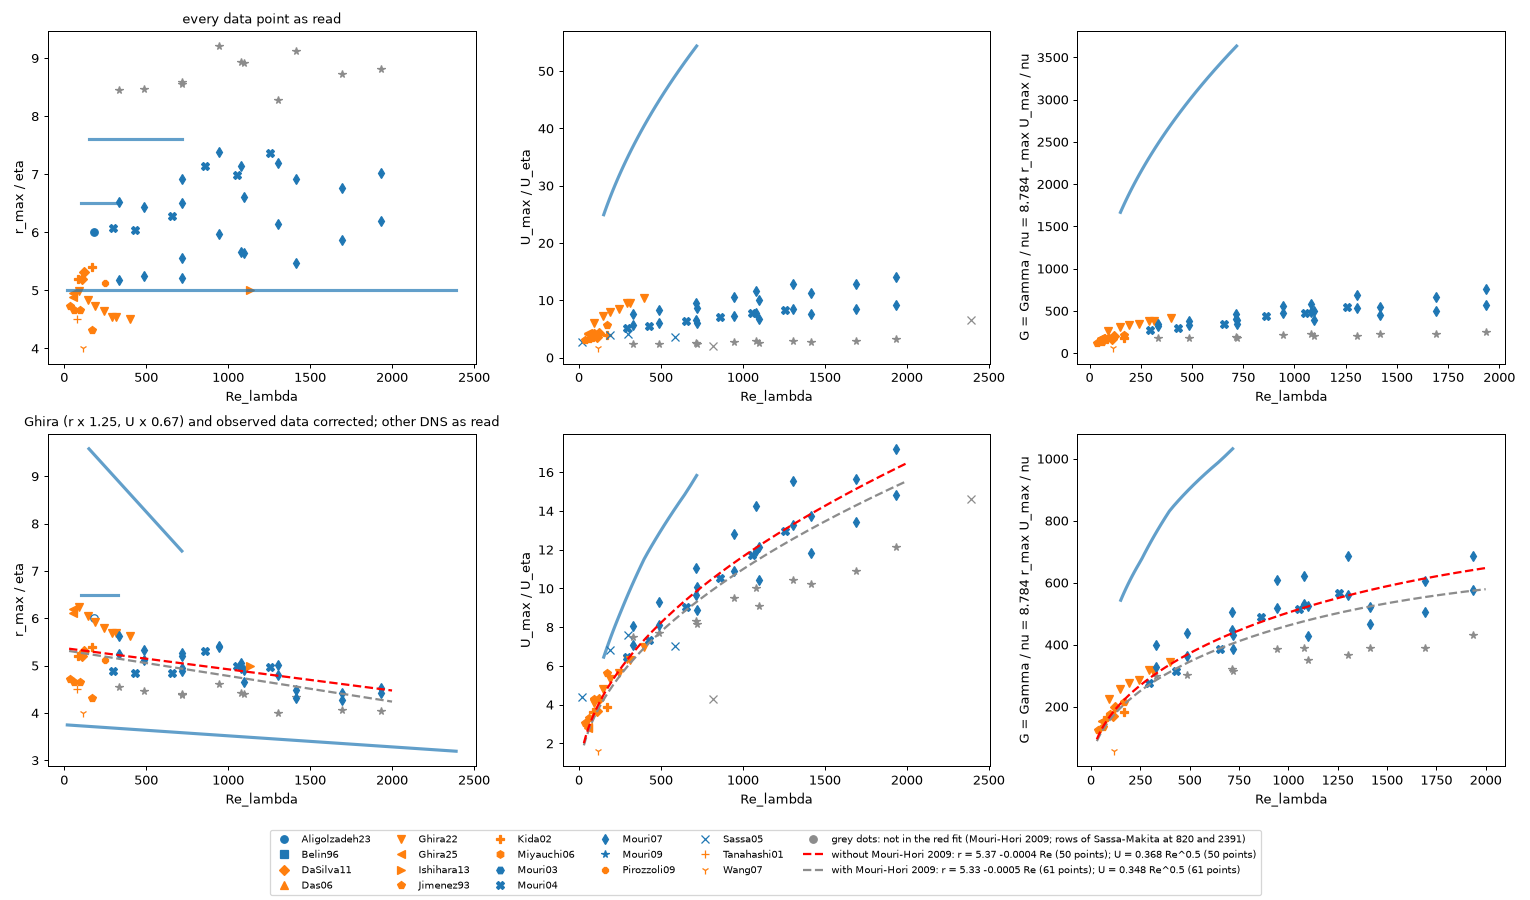

The Python source for this figure:
"""data_corrected_plot.py  v01  The tube data of the page as read, and with the model's multipliers applied to the observed (probe) data: r_max / eta, U_max / U_eta and G = Gamma / nu against Re_lambda.
Rows      top: every data point as read (fittingtool/data/tubes.csv, raw values); bottom: the DNS rows as read and the observed rows corrected with the multipliers of the Belin-fit tubes (belin_correctors*.json).
Columns   r_max / eta, U_max / U_eta, G = 8.784 r_max U_max / nu (from the two values of a row; a row without a swirl but with a listed Gamma / nu, Jimenez et al., shows the listed value; otherwise no G, see data_G_derivation.csv).
Multipliers (corrected = m x printed value; interpolated linearly in log Re_lambda, constant outside the Re_lambda range of the runs, 100-2000)
          Belin 1996: r of Belin's wire and U by his published rule (shape match, belin_correctors.json); his U is not a row of the table: it is derived from his Fig. 6, U_max / U_eta = 1.585 exp(mu) Re_lambda^(1/2) / r_max with the median exp(mu) of the lognormal fit of x and r_max = 7.608 eta of the table row;  Mouri et al. 2007 (0.1% and 1% classes, the class of a row is the one with the smaller r at the same Re_lambda: 0.1%) and 2004 (1% class): the Mouri class multipliers;
          Mouri and Hori 2009: all-tube average at 0.33 sigma (belin_correctors_all.json);  Sassa and Makita 2005: C = 2.5 (belin_correctors_sassa.json; below Re_lambda 100 the value at 100).
          Ghira et al. 2022 and 2025: radius x 1.25 and swirl x 0.67 (section 9a, from the all-tube population of Pirozzoli 2012).
          Not corrected (no multiplier yet): Mouri 2003 (a range only), Aligolzadeh 2023, the wall flows and the other DNS rows.
Usage     python data_corrected_plot.py     writes data_corrected_plot.png and data_G_derivation.csv
Versions  M01 m01.v20 (2026-11-16): writes data_corrected_dots.csv (the dots with the values the fits use) for fittingtool/modelselect.py.
          M01 m01.v19 (2026-11-16): data_corrected_fits.json also holds the statistics of the values fitted (min, max, mean, b, weight ratio) and the best model by s.
          M01 m01.v18 (2026-11-16): the relative term of the SOS carries the factor b = |(mean^2/max^2 - 1)/(mean^2/min^2 - 1)| of the values fitted (balance()).
          M01 m01.v17 (2026-11-16): SOS = sqrt(S / (N - p)), S = sum((1 - calc/exp)^2) + sum((calc - exp)^2) / mean(exp)^2 (one square root, N - p for p fitted parameters).
          M01 m01.v16 (2026-11-16): SOS per point and dimensionless: sqrt(sum((calc/exp-1)^2)/(N-1)) + sqrt(sum((calc-exp)^2)/(N-1))/mean(exp).
          M01 m01.v15 (2026-11-16): the Sassa and Makita row at Re_lambda 820 (shear flow) is also left out of the fit and grey.
          M01 m01.v14 (2026-11-16): the dots that the red fit leaves out (Mouri and Hori 2009, the last row of Sassa and Makita) are grey.
          M01 m01.v13 (2026-11-16): every source has its own marker (18).
          M01 m01.v12 (2026-11-16): colour = experiment (blue) or DNS (orange); the marker identifies the source.
          M01 m01.v11 (2026-11-16): the dots of Mouri and Hori 2009 are grey.
          M01 m01.v10 (2026-11-16): dashed red: the straight line of r and U = a Re^0.5 fitted without Mouri and Hori 2009; dashed grey: the same with it.
          M01 m01.v09 (2026-11-16): Mouri and Hori 2009 at k = 0.33 sigma.
          M01 m01.v08 (2026-11-16): the solid red lines are removed; the dashed U line is the exponent 0.5 again (1/3 in the first v08 run).
          M01 m01.v07 (2026-11-16): Wang et al. (2007) is in the fit again; the last row of Sassa and Makita (2005), Re_lambda 2391, is out.
          M01 m01.v06 (2026-11-16): Mouri and Hori 2009 at k = 0.33 sigma; the fits minimise SOS = sqrt(sum((calc/exp - 1)^2)) + sqrt(sum((calc - exp)^2) / mean(exp)), every point with the same weight (fit_trends, domain='sos').
          M01 m01.v05 (2026-11-16): Mouri and Hori 2009 at k = 0.2 sigma (0.5 in v04, 0.3 in v05); the main fit excludes the one Wang et al. (2007) row; linear-domain fits (fit_trends, domain='linear').
          M01 m01.v04 (2026-11-15): trends of r and U fitted to the dots of the bottom row (fit_trends) and drawn in red; data_corrected_fits.json.
          M01 m01.v03 (2026-11-15): linear axes (Re_lambda and G).
          M01 m01.v02 (2026-11-15): Ghira et al. (2022, 2025) corrected with radius x 1.25 and swirl x 0.67 in the bottom row.
          M01 m01.v01 (2026-11-14): first version.
"""
import csv
import json
import math
import os
import sys

import matplotlib
matplotlib.use("Agg")
import matplotlib.pyplot as plt
import numpy as np

HERE = os.path.dirname(os.path.abspath(__file__))
sys.path.insert(0, os.path.join(os.path.dirname(HERE), "fittingtool"))
import fitdata                        # noqa: E402
sys.path.insert(0, HERE)
import belin_gamma_pdf as bg          # noqa: E402

DATA = os.path.join(os.path.dirname(HERE), "fittingtool", "data", "tubes.csv")
G0 = fitdata.G0


def load(name):
    with open(os.path.join(HERE, name), encoding="utf-8") as f:
        return json.load(f)


class Table:
    """Multiplier against Re_lambda from a list of (Re_lambda, value), linear in log Re_lambda, constant outside."""

    def __init__(self, points):
        pts = sorted(points)
        self.x = np.log([p[0] for p in pts])
        self.y = np.array([p[1] for p in pts])

    def __call__(self, re):
        return float(np.interp(math.log(re), self.x, self.y))


def tables():
    c = load("belin_correctors.json")
    a = load("belin_correctors_all.json")
    s = load("belin_correctors_sassa.json")
    t = {}
    for name in ("Mouri 1%", "Mouri 0.1%"):
        t[name] = (Table([(r["Re_lambda"], r["r"][name]["shape"]) for r in c]), Table([(r["Re_lambda"], r["U"][name]["shape"]) for r in c]))
    t["Belin"] = (Table([(r["Re_lambda"], r["r"]["Belin's wire"]["shape"]) for r in c]), Table([(r["Re_lambda"], r["U"]["Belin's wire, published rule dS/(2 x 0.14)"]["shape"]) for r in c]))
    t["Mouri09"] = (Table([(r["Re_lambda"], r["k=0.33"]["m_r"]) for r in a]), Table([(r["Re_lambda"], r["k=0.33"]["m_U"]) for r in a]))
    t["Ghira"] = (Table([(100, 1.25), (2000, 1.25)]), Table([(100, 0.67), (2000, 0.67)]))                              # the 1%-volume DNS to the whole population (section 9a): radius x 1.25, swirl x 0.67
    t["Sassa05"] = (Table([(r["Re_lambda"], r["C=2.5"]["m_r"]) for r in s]), Table([(r["Re_lambda"], r["C=2.5"]["m_U"]) for r in s]))
    return t


OUTLIER_IDS = (41, 67)                                                              # Sassa and Makita (2005): the shear flow at Re_lambda 820 (id 41) and the last row, Re_lambda 2391 (id 67)


def balance(exp):
    """The factor b of the relative term of the SOS: |b| = |(mean^2/max^2 - 1) / (mean^2/min^2 - 1)| of the values fitted. It follows from asking that the deviation of the weight 1/exp^2 from its value at the mean, 1/mean^2, is b times as large at the smallest value as at the largest one (points evenly spread through the decades); the sign of b is dropped (b itself is negative)."""
    m = float(np.mean(exp))
    return abs((m * m / float(np.max(exp)) ** 2 - 1.0) / (m * m / float(np.min(exp)) ** 2 - 1.0))


def sos(calc, exp, p=1):
    """The standard error of a fit, from the corrected sum of relative error  S = b sum((1 - calc/exp)^2) + sum((calc - exp)^2) / mean(exp)^2:  sqrt(S / (N - p)), p the number of fitted parameters, b = balance(exp).
    The weight of a squared misfit (calc - exp)^2 is b/exp^2 + 1/mean^2: the first part (relative error) counts the small values, the second (absolute error in units of the mean) every point equally, so that neither the small nor the large values dominate. Both terms are dimensionless."""
    return float(np.sqrt((balance(exp) * np.sum((1.0 - calc / exp) ** 2) + np.sum((calc - exp) ** 2) / np.mean(exp) ** 2) / (len(exp) - p)))


def write_dots(out, mult):
    """data_corrected_dots.csv: the dots of the bottom row of the figure (rows with a single Re_lambda) with the values the fits use (the corrected values of Ghira and of the observed rows, the other simulations as read), the multipliers applied,
    and for the all-tube average of Mouri and Hori the multipliers of the other thresholds (k = 0.25, 0.33, 0.5, 1).  Read by fittingtool/modelselect.py."""
    allk = load("belin_correctors_all.json")
    ks = ("0.25", "0.33", "0.5", "1")
    tabs = {k: (Table([(q["Re_lambda"], q["k=%s" % k]["m_r"]) for q in allk]), Table([(q["Re_lambda"], q["k=%s" % k]["m_U"]) for q in allk])) for k in ks}
    with open(os.path.join(HERE, "data_corrected_dots.csv"), "w", newline="", encoding="utf-8") as f:
        w = csv.writer(f)
        w.writerow(["id", "src", "reference", "group", "tube_set", "method", "re", "r_raw", "u_raw", "r", "u"] + ["m_r_k%s" % k for k in ks] + ["m_u_k%s" % k for k in ks])
        for d in out:
            if d["lo"] is None or d["lo"] != d["hi"]:
                continue
            corr = d["corrected"] and (not d["method"].startswith("DNS") or d["src"].startswith("Ghira"))
            r = (d["r_lo"] if corr else d["r_raw"]) if d["r_raw"] is not None else None
            u = (d["u_lo"] if corr else d["u_raw"]) if d["u_raw"] is not None else None
            alt = [[("%.5f" % tabs[k][i](d["lo"])) if d["src"] == "Mouri09" else "" for k in ks] for i in (0, 1)]
            w.writerow([d["id"], d["src"], d["reference"], d["group"], d["tube_set"], d["method"], d["lo"], "" if d["r_raw"] is None else d["r_raw"], "" if d["u_raw"] is None else d["u_raw"],
                        "" if r is None else "%.5f" % r, "" if u is None else "%.5f" % u] + alt[0] + alt[1])


def fit_trends(out, exclude=(), domain="sos", exclude_ids=()):
    """Trends of r_max/eta and U_max/U_eta with Re_lambda fitted to the dots of the bottom row (the values as plotted there: Ghira and the observed rows corrected, the other DNS as read); the lines (rows with a range of Re_lambda: Belin, Mouri 2003, the range of Sassa) are not used.
    Least squares in the LINEAR domain, SS = sum w (y - model)^2 (domain="log": of ln y, the version of m01.v04); each source has the same weight in each quantity (the weights 1/n of its points, scaled to sum to the number of points).
    r: a constant, a power law or a straight line;  U: a power law with a free exponent, the exponents 1/3 and 1/2, and a straight line.  rms_pct = 100 sqrt(SS/n) / mean(y) (linear); rms_log_pct = 100 sqrt(mean w ln(y/model)^2).  The best of the constant and power laws is chosen by AICc."""
    from scipy.optimize import least_squares, minimize
    pts = {"r": [], "U": []}
    for d in out:
        if d["lo"] is None or d["lo"] != d["hi"] or d["src"] in exclude or d["id"] in exclude_ids:
            continue
        corr = d["corrected"] and (not d["method"].startswith("DNS") or d["src"].startswith("Ghira"))
        for key, raw, lo in (("r", d["r_raw"], d.get("r_lo")), ("U", d["u_raw"], d.get("u_lo"))):
            v = (lo if corr else raw)
            if v is not None and v > 0:
                pts[key].append((d["lo"], v, d["src"]))
    shapes = {"constant": (lambda q, re: q[0] + 0 * re, 1), "power": (lambda q, re: q[0] * re ** q[1], 2), "straight line": (lambda q, re: q[0] + q[1] * re, 2),
              "power, exponent 1/3": (lambda q, re: q[0] * re ** (1 / 3), 1), "power, exponent 1/2": (lambda q, re: q[0] * re ** 0.5, 1)}
    fits = {}
    for key, names in (("r", ("constant", "power", "straight line")), ("U", ("power", "power, exponent 1/3", "power, exponent 1/2", "straight line"))):
        data = pts[key]
        re, y, src = np.array([p[0] for p in data]), np.array([p[1] for p in data]), [p[2] for p in data]
        w = np.array([1.0 / src.count(s) for s in src])
        w *= len(w) / w.sum()
        if domain == "sos":
            w = np.ones(len(y))                                                      # every point has the same weight
        n = len(y)
        res = {}
        for name in names:
            f, k = shapes[name]
            q0 = [float(np.mean(y)), 0.0] if name in ("power", "straight line") else [float(np.mean(y))]
            if name == "power":
                q0 = [float(np.mean(y)), 0.3]
            elif name == "straight line":
                q0 = [float(np.mean(y)), 0.0]
            if domain == "linear":
                fun = lambda q: np.sqrt(w) * (y - f(q, re))
            else:
                fun = lambda q: np.sqrt(w) * (np.log(y) - np.log(np.maximum(f(q, re), 1e-9)))
            starts = [q0] if name != "power" else [[float(np.mean(y)) / float(np.mean(re)) ** b0, b0] for b0 in (-0.2, 0.0, 0.2, 0.4, 0.6)]
            q = min((least_squares(fun, st) for st in starts), key=lambda r_: r_.cost).x
            if domain == "sos":                                                       # SOS (function sos), minimised from the linear least-squares solution
                S = lambda qq: sos(f(qq, re), y)
                q = least_squares(lambda qq: np.sqrt(w) * (y - f(qq, re)), q).x
                q = minimize(S, q, method="Nelder-Mead", options=dict(xatol=1e-9, fatol=1e-12, maxiter=20000, maxfev=20000)).x
            model = f(q, re)
            rss = sos(model, y, k) ** 2 if domain == "sos" else (float(np.sum(w * (y - model) ** 2)) if domain == "linear" else float(np.sum(w * (np.log(y) - np.log(model)) ** 2)))
            aic = n * math.log(rss / n) + 2 * k + 2 * k * (k + 1) / max(n - k - 1, 1)
            e = (float(q[0]), float(q[1]) if k == 2 else {"constant": 0.0, "power, exponent 1/3": 1 / 3, "power, exponent 1/2": 0.5}[name])
            res[name] = dict(a=e[0], b=e[1], k=k, rms_pct=100 * math.sqrt(float(np.sum(w * (y - model) ** 2)) / n) / float(np.mean(y)), rms_log_pct=100 * math.sqrt(float(np.sum(w * (np.log(y) - np.log(model)) ** 2)) / n), aicc=aic, aicc_domain=domain, rss=rss, line=name == "straight line")
        best = min((m for m in res if not res[m].get("line")), key=lambda m: res[m]["aicc"])
        bm = res[best]
        resid = np.log(y) - np.log(shapes[best][0]([bm["a"], bm["b"]], re))
        by = {}
        for s in sorted(set(src)):
            sel = [i for i, qq in enumerate(src) if qq == s]
            by[s] = dict(n=len(sel), mean_ln=float(np.mean(resid[sel])), sd_ln=float(np.std(resid[sel])))
        b_ = balance(y)
        stats = dict(min=float(y.min()), max=float(y.max()), mean=float(y.mean()), b=b_, weight_ratio=(b_ / float(y.min()) ** 2 + 1 / float(y.mean()) ** 2) / (b_ / float(y.max()) ** 2 + 1 / float(y.mean()) ** 2))
        best_s = min(res, key=lambda m: res[m]["rss"] ** 0.5)                         # the model of the lowest s (any of the shapes, the straight line included)
        fits[key] = dict(n=n, n_sources=len(set(src)), models=res, best=best, best_by_s=best_s, stats=stats, by_source=by, re_range=[float(re.min()), float(re.max())], domain=domain)
    return fits


def main():
    rows = fitdata.load(DATA)
    mult = tables()
    pair = {}
    for x in rows:                                                                  # the class of a Mouri 2007 row: at one Re_lambda the smaller r is the 0.1% class
        if x["src"] == "Mouri07":
            pair.setdefault(x["re"], []).append(x)
    cls = {}
    for re, rs in pair.items():
        rs = sorted(rs, key=lambda x: x["r_raw"])
        cls[rs[0]["id"]], cls[rs[-1]["id"]] = "Mouri 0.1%", "Mouri 1%"
    out = []                                                                        # per row: raw r, u, corrected r, u, source of the multiplier
    for x in rows:
        key = {"Mouri07": cls.get(x["id"]), "Mouri04": "Mouri 1%", "Belin96": "Belin", "Mouri09": "Mouri09", "Sassa05": "Sassa05", "Ghira22": "Ghira", "Ghira25": "Ghira"}.get(x["src"])
        f = dict(r=lambda re: 1.0, u=lambda re: 1.0)
        if key:
            f = dict(r=mult[key][0], u=mult[key][1] if mult[key][1] else (lambda re: 1.0))
        lo, hi = x["re_lo"], x["re_hi"]
        mid = math.sqrt(lo * hi) if lo is not None else None
        d = dict(src=x["src"], tube_set=x["tube_set"], method=x["method"], lo=lo, hi=hi, r_raw=x["r_raw"], u_raw=x["u_raw"], gamma_listed=x["gamma_listed"], corrected=bool(key), key=key, id=x["id"], reference=x["reference"], group=x["group"])
        if lo is not None:
            d["r_lo"], d["r_hi"] = (None if x["r_raw"] is None else x["r_raw"] * f["r"](lo)), (None if x["r_raw"] is None else x["r_raw"] * f["r"](hi))
            d["u_lo"], d["u_hi"] = (None if x["u_raw"] is None else x["u_raw"] * f["u"](lo)), (None if x["u_raw"] is None else x["u_raw"] * f["u"](hi))
        out.append(d)
    mu, _, _ = bg.lognormal_fit()                                                    # Belin's Fig. 6: the lognormal of x = Re_f / Re_lambda^(1/2), median exp(mu)
    rb = [d for d in out if d["src"] == "Belin96"][0]["r_raw"]                        # Belin's r_max / eta of the table (7.608)
    rl = np.exp(np.linspace(math.log(151), math.log(718), 30))
    belin = dict(re=rl, r_raw=np.full(len(rl), rb), u_raw=1.585 * math.exp(mu) * np.sqrt(rl) / rb)    # U_max / U_eta = 1.585 x Re_lambda^(1/2) / r_max (Re_f = U_max R / nu, R = r_max / 1.585, nu = eta U_eta)
    belin["r_cor"] = belin["r_raw"] * np.array([mult["Belin"][0](x) for x in rl])
    belin["u_cor"] = belin["u_raw"] * np.array([mult["Belin"][1](x) for x in rl])
    sources = sorted({d["src"] for d in out})
    write_dots(out, mult)
    fits = fit_trends(out, exclude_ids=OUTLIER_IDS)                                 # all the dots but the last one of Sassa and Makita
    fits["without_Mouri09"] = fit_trends(out, exclude=("Mouri09",), exclude_ids=OUTLIER_IDS)
    fits["without_left_out"] = fit_trends(out, exclude=("Mouri03", "Mouri04", "Mouri07", "DaSilva11", "Sassa05", "Ishihara13"))      # the rows that the selection of the paper leaves out of the swirl fit
    cmap = plt.get_cmap("tab20")
    kind = {d["src"]: d["method"].startswith("DNS") for d in out}                    # colour: experiment (blue) or DNS (orange); the marker tells the source apart
    colour = {s: ("tab:orange" if kind[s] else "tab:blue") for s in sources}
    marks = ["o", "s", "D", "^", "v", "<", ">", "p", "P", "h", "H", "X", "d", "*", "8", "x", "+", "1"]   # 18 different markers: one for each source, no repeats
    assert len(marks) >= len(sources), "more sources than markers"
    marker = {s_: marks[n_] for n_, s_ in enumerate(sources)}
    observed = lambda d: not d["method"].startswith("DNS")
    fig, ax = plt.subplots(2, 3, figsize=(17, 10))
    for row in (0, 1):
        for d in out:
            if d["lo"] is None:
                continue
            show_corr = row == 1 and d["corrected"] and (observed(d) or d["src"].startswith("Ghira"))
            r_a, r_b = (d["r_lo"], d["r_hi"]) if show_corr else (d["r_raw"], d["r_raw"])
            u_a, u_b = (d["u_lo"], d["u_hi"]) if show_corr else (d["u_raw"], d["u_raw"])
            if row == 1 and observed(d) and not d["corrected"]:
                pass                                                              # observed, no multiplier yet: shown as read, open symbol
            g_a = G0 * r_a * u_a if r_a is not None and u_a is not None else None
            g_b = G0 * r_b * u_b if r_b is not None and u_b is not None else None
            if g_a is None and d["gamma_listed"] and r_a is not None and u_a is None:      # no swirl in the source: its listed Gamma / nu
                g_a = g_b = d["gamma_listed"]
            for col, (va, vb) in enumerate(((r_a, r_b), (u_a, u_b), (g_a, g_b))):
                if va is None:
                    continue
                a = ax[row, col]
                open_symbol = row == 1 and observed(d) and not d["corrected"]
                cc = "0.55" if (d["src"] == "Mouri09" or d["id"] in OUTLIER_IDS) else colour[d["src"]]      # grey: the dots that the red fit leaves out
                kw = dict(color=cc, marker=marker[d["src"]], ms=6, mfc="none" if open_symbol else cc, ls="")
                if d["lo"] == d["hi"]:
                    a.plot([d["lo"]], [va], **kw)
                else:
                    a.plot([d["lo"], d["hi"]], [va, vb], color=colour[d["src"]], lw=2.5, alpha=0.7)
    for row in (0, 1):
        r_b, u_b = (belin["r_raw"], belin["u_raw"]) if row == 0 else (belin["r_cor"], belin["u_cor"])
        ax[row, 1].plot(rl, u_b, color=colour["Belin96"], lw=2.5, alpha=0.7)
        ax[row, 2].plot(rl, G0 * r_b * u_b, color=colour["Belin96"], lw=2.5, alpha=0.7)
    re_line = np.exp(np.linspace(math.log(30), math.log(2000), 100)) if False else np.linspace(30, 2000, 200)
    lines = {}                                                                       # (straight line of r, U = a Re^0.5) of the fit with and without Mouri and Hori 2009
    for tag, f_ in (("with", fits), ("without", fits["without_Mouri09"])):
        fl_, fw_ = f_["r"]["models"]["straight line"], f_["U"]["models"]["power, exponent 1/2"]
        lines[tag] = (fl_, fw_, fl_["a"] + fl_["b"] * re_line, fw_["a"] * re_line ** 0.5, f_["r"]["n"], f_["U"]["n"])
    for tag, colr, z in (("with", "0.55", 4), ("without", "r", 5)):
        fl_, fw_, r_d, u_d = lines[tag][:4]
        ax[1, 0].plot(re_line, r_d, "--", color=colr, lw=1.8, zorder=z)
        ax[1, 1].plot(re_line, u_d, "--", color=colr, lw=1.8, zorder=z)
        ax[1, 2].plot(re_line, G0 * r_d * u_d, "--", color=colr, lw=1.8, zorder=z)
    for row in (0, 1):
        for col, label in enumerate(("r_max / eta", "U_max / U_eta", "G = Gamma / nu = 8.784 r_max U_max / nu")):
            a = ax[row, col]
            a.set_xlabel("Re_lambda")
            a.set_ylabel(label)
        ax[row, 0].set_title("every data point as read" if row == 0 else "Ghira (r x 1.25, U x 0.67) and observed data corrected; other DNS as read", fontsize=10)
    handles = [plt.Line2D([], [], color=colour[s], marker=marker[s], ls="", label=s) for s in sources]
    handles.append(plt.Line2D([], [], color="0.55", marker="o", ls="", label="grey dots: not in the red fit (Mouri-Hori 2009; rows of Sassa-Makita at 820 and 2391)"))
    for tag, colr, txt in (("without", "r", "without Mouri-Hori 2009"), ("with", "0.55", "with Mouri-Hori 2009")):
        fl_, fw_, _, _, nr, nu = lines[tag]
        handles.append(plt.Line2D([], [], color=colr, lw=1.8, ls="--", label="%s: r = %.2f %+.4f Re (%d points); U = %.3f Re^0.5 (%d points)" % (txt, fl_["a"], fl_["b"], nr, fw_["a"], nu)))
    fig.legend(handles=handles, loc="lower center", ncol=6, fontsize=8)
    fig.tight_layout(rect=(0, 0.09, 1, 1))
    fig.savefig(os.path.join(HERE, "data_corrected_plot.png"), dpi=90)
    with open(os.path.join(HERE, "data_corrected_fits.json"), "w", encoding="utf-8") as f:
        json.dump(fits, f, indent=1)
    with open(os.path.join(HERE, "data_G_derivation.csv"), "w", newline="", encoding="utf-8") as f:
        w = csv.writer(f)
        w.writerow(["id", "src", "re_lo", "re_hi", "r_raw", "u_raw", "G_from_r_u", "gamma_listed", "route"])
        for d in out:
            both = d["r_raw"] is not None and d["u_raw"] is not None
            route = "r from the table row, U derived from Fig. 6 (not in the csv): G = 8.784 r U" if d["src"] == "Belin96" else "8.784 r U (both values)" if both else ("Gamma/nu as listed by the source (no U)" if d["gamma_listed"] else ("no G: r only" if d["r_raw"] is not None else "no G: U only"))
            w.writerow([d["id"], d["src"], d["lo"], d["hi"], d["r_raw"], d["u_raw"], "" if not both else "%.1f" % (G0 * d["r_raw"] * d["u_raw"]), d["gamma_listed"] or "", route])


if __name__ == "__main__":
    main()
